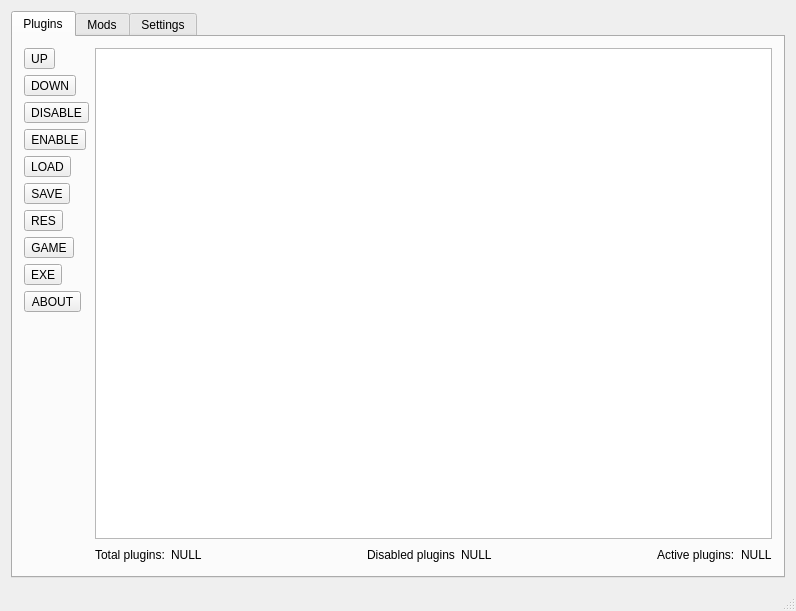
<?xml version="1.0" encoding="UTF-8"?>
<ui version="4.0">
 <class>EternalModManagerClass</class>
 <widget class="QMainWindow" name="EternalModManagerClass">
  <property name="geometry">
   <rect>
    <x>0</x>
    <y>0</y>
    <width>796</width>
    <height>611</height>
   </rect>
  </property>
  <property name="windowTitle">
   <string>Eternal mod manager</string>
  </property>
  <widget class="QWidget" name="centralWidget">
   <layout class="QGridLayout" name="gridLayout">
    <item row="0" column="0">
     <widget class="QTabWidget" name="mainTabWidget">
      <property name="font">
       <font>
        <family>Yu Gothic UI</family>
        <pointsize>9</pointsize>
       </font>
      </property>
      <property name="currentIndex">
       <number>0</number>
      </property>
      <widget class="QWidget" name="pluginsTab">
       <attribute name="title">
        <string>Plugins</string>
       </attribute>
       <layout class="QGridLayout" name="gridLayout_2">
        <item row="1" column="3">
         <layout class="QHBoxLayout" name="horizontalLayout_7">
          <item>
           <widget class="QLabel" name="disabledPluginsLabel">
            <property name="text">
             <string>Disabled plugins</string>
            </property>
           </widget>
          </item>
          <item>
           <widget class="QLabel" name="disabledPluginsAmountLabel">
            <property name="text">
             <string>NULL</string>
            </property>
           </widget>
          </item>
         </layout>
        </item>
        <item row="1" column="1">
         <layout class="QHBoxLayout" name="horizontalLayout">
          <item>
           <widget class="QLabel" name="totalPluginsLabel">
            <property name="text">
             <string>Total plugins:</string>
            </property>
           </widget>
          </item>
          <item>
           <widget class="QLabel" name="pluginsAmountLabel">
            <property name="text">
             <string>NULL</string>
            </property>
           </widget>
          </item>
         </layout>
        </item>
        <item row="0" column="1" colspan="5">
         <widget class="QListWidget" name="pluginListWidget">
          <property name="font">
           <font>
            <family>Yu Gothic UI</family>
           </font>
          </property>
         </widget>
        </item>
        <item row="1" column="4">
         <spacer name="horizontalSpacer">
          <property name="orientation">
           <enum>Qt::Horizontal</enum>
          </property>
          <property name="sizeHint" stdset="0">
           <size>
            <width>40</width>
            <height>20</height>
           </size>
          </property>
         </spacer>
        </item>
        <item row="1" column="5">
         <layout class="QHBoxLayout" name="horizontalLayout_2">
          <item>
           <widget class="QLabel" name="activePluginsLabel">
            <property name="text">
             <string>Active plugins:</string>
            </property>
           </widget>
          </item>
          <item>
           <widget class="QLabel" name="activePlguinsAmountLabel">
            <property name="text">
             <string>NULL</string>
            </property>
           </widget>
          </item>
         </layout>
        </item>
        <item row="0" column="0">
         <layout class="QVBoxLayout" name="verticalLayout">
          <item>
           <widget class="QToolButton" name="movingPluginUpToolButton">
            <property name="text">
             <string>UP</string>
            </property>
           </widget>
          </item>
          <item>
           <widget class="QToolButton" name="movingPluginDownToolButton">
            <property name="text">
             <string>DOWN</string>
            </property>
           </widget>
          </item>
          <item>
           <widget class="QToolButton" name="disablingAllPluginsToolButton">
            <property name="text">
             <string>DISABLE</string>
            </property>
           </widget>
          </item>
          <item>
           <widget class="QToolButton" name="inclusionAllPluginsToolButton">
            <property name="text">
             <string>ENABLE</string>
            </property>
           </widget>
          </item>
          <item>
           <widget class="QToolButton" name="uploadFileDownloadOrderTtoolButton">
            <property name="text">
             <string>LOAD</string>
            </property>
           </widget>
          </item>
          <item>
           <widget class="QToolButton" name="saveLoadingOrderFileToolButton">
            <property name="text">
             <string>SAVE</string>
            </property>
           </widget>
          </item>
          <item>
           <widget class="QToolButton" name="rescanGameToolButton">
            <property name="text">
             <string>RES</string>
            </property>
           </widget>
          </item>
          <item>
           <widget class="QToolButton" name="gameSelectToolButton">
            <property name="text">
             <string>GAME</string>
            </property>
           </widget>
          </item>
          <item>
           <widget class="QToolButton" name="gameRunToolButton">
            <property name="text">
             <string>EXE</string>
            </property>
           </widget>
          </item>
          <item>
           <widget class="QToolButton" name="aboutToolButton">
            <property name="text">
             <string>ABOUT</string>
            </property>
           </widget>
          </item>
          <item>
           <spacer name="verticalSpacer_2">
            <property name="orientation">
             <enum>Qt::Vertical</enum>
            </property>
            <property name="sizeHint" stdset="0">
             <size>
              <width>20</width>
              <height>40</height>
             </size>
            </property>
           </spacer>
          </item>
         </layout>
        </item>
        <item row="1" column="2">
         <spacer name="horizontalSpacer_4">
          <property name="orientation">
           <enum>Qt::Horizontal</enum>
          </property>
          <property name="sizeHint" stdset="0">
           <size>
            <width>40</width>
            <height>20</height>
           </size>
          </property>
         </spacer>
        </item>
       </layout>
      </widget>
      <widget class="QWidget" name="modsTab">
       <attribute name="title">
        <string>Mods</string>
       </attribute>
       <layout class="QGridLayout" name="gridLayout_3">
        <item row="1" column="1">
         <layout class="QHBoxLayout" name="horizontalLayout_3">
          <item>
           <widget class="QLabel" name="totalModsLabel">
            <property name="text">
             <string>Total mods:</string>
            </property>
           </widget>
          </item>
          <item>
           <widget class="QLabel" name="totalModsAmountLabel">
            <property name="text">
             <string>NULL</string>
            </property>
           </widget>
          </item>
         </layout>
        </item>
        <item row="1" column="3">
         <layout class="QHBoxLayout" name="horizontalLayout_4">
          <item>
           <widget class="QLabel" name="installedModsLabel">
            <property name="text">
             <string>Installed mods:</string>
            </property>
           </widget>
          </item>
          <item>
           <widget class="QLabel" name="installedModsAmountLabel">
            <property name="text">
             <string>NULL</string>
            </property>
           </widget>
          </item>
         </layout>
        </item>
        <item row="1" column="2">
         <spacer name="horizontalSpacer_2">
          <property name="orientation">
           <enum>Qt::Horizontal</enum>
          </property>
          <property name="sizeHint" stdset="0">
           <size>
            <width>40</width>
            <height>20</height>
           </size>
          </property>
         </spacer>
        </item>
        <item row="1" column="5">
         <layout class="QHBoxLayout" name="horizontalLayout_5">
          <item>
           <widget class="QLabel" name="disabledModsLabel">
            <property name="text">
             <string>Disabled mods:</string>
            </property>
           </widget>
          </item>
          <item>
           <widget class="QLabel" name="disabledModsAmountLabel">
            <property name="text">
             <string>NULL</string>
            </property>
           </widget>
          </item>
         </layout>
        </item>
        <item row="0" column="0" rowspan="2">
         <layout class="QVBoxLayout" name="verticalLayout_2">
          <item>
           <widget class="QToolButton" name="addingpluginToolButton">
            <property name="text">
             <string>ADD</string>
            </property>
           </widget>
          </item>
          <item>
           <spacer name="verticalSpacer">
            <property name="orientation">
             <enum>Qt::Vertical</enum>
            </property>
            <property name="sizeHint" stdset="0">
             <size>
              <width>20</width>
              <height>40</height>
             </size>
            </property>
           </spacer>
          </item>
         </layout>
        </item>
        <item row="0" column="1" colspan="5">
         <widget class="QListWidget" name="modsListWidget">
          <property name="font">
           <font>
            <family>Yu Gothic UI</family>
           </font>
          </property>
         </widget>
        </item>
        <item row="1" column="4">
         <spacer name="horizontalSpacer_3">
          <property name="orientation">
           <enum>Qt::Horizontal</enum>
          </property>
          <property name="sizeHint" stdset="0">
           <size>
            <width>40</width>
            <height>20</height>
           </size>
          </property>
         </spacer>
        </item>
       </layout>
      </widget>
      <widget class="QWidget" name="settingsTab">
       <attribute name="title">
        <string>Settings</string>
       </attribute>
       <layout class="QGridLayout" name="gridLayout_8">
        <item row="0" column="0">
         <widget class="QGroupBox" name="selectLanugageGroupBox">
          <property name="title">
           <string>Lanugage</string>
          </property>
          <layout class="QGridLayout" name="gridLayout_4">
           <item row="0" column="0">
            <widget class="QComboBox" name="selectLanugageComboBox">
             <item>
              <property name="text">
               <string>English</string>
              </property>
             </item>
             <item>
              <property name="text">
               <string>Russian</string>
              </property>
             </item>
            </widget>
           </item>
          </layout>
         </widget>
        </item>
        <item row="0" column="1">
         <widget class="QGroupBox" name="launchTypeGroupBox">
          <property name="title">
           <string>Launch type</string>
          </property>
          <layout class="QGridLayout" name="gridLayout_5">
           <item row="0" column="0">
            <widget class="QComboBox" name="selectLaunchTypeComboBox">
             <item>
              <property name="text">
               <string>Launcher</string>
              </property>
             </item>
             <item>
              <property name="text">
               <string>EXE</string>
              </property>
             </item>
             <item>
              <property name="text">
               <string>SKSE</string>
              </property>
             </item>
            </widget>
           </item>
          </layout>
         </widget>
        </item>
        <item row="0" column="2">
         <widget class="QGroupBox" name="themeGroupBox">
          <property name="title">
           <string>Theme</string>
          </property>
          <layout class="QGridLayout" name="gridLayout_6">
           <item row="0" column="0">
            <widget class="QComboBox" name="themeComboBox">
             <item>
              <property name="text">
               <string>Default</string>
              </property>
             </item>
             <item>
              <property name="text">
               <string>Dark</string>
              </property>
             </item>
            </widget>
           </item>
          </layout>
         </widget>
        </item>
        <item row="0" column="3">
         <widget class="QGroupBox" name="generalGroupBox">
          <property name="title">
           <string>General</string>
          </property>
          <layout class="QGridLayout" name="gridLayout_7">
           <item row="0" column="0">
            <widget class="QCheckBox" name="closeProgramAfterLaunchGameCheckBox">
             <property name="text">
              <string>Close program after launch game</string>
             </property>
            </widget>
           </item>
          </layout>
         </widget>
        </item>
        <item row="0" column="4">
         <spacer name="horizontalSpacer_6">
          <property name="orientation">
           <enum>Qt::Horizontal</enum>
          </property>
          <property name="sizeHint" stdset="0">
           <size>
            <width>40</width>
            <height>20</height>
           </size>
          </property>
         </spacer>
        </item>
        <item row="1" column="2">
         <spacer name="verticalSpacer_3">
          <property name="orientation">
           <enum>Qt::Vertical</enum>
          </property>
          <property name="sizeHint" stdset="0">
           <size>
            <width>20</width>
            <height>40</height>
           </size>
          </property>
         </spacer>
        </item>
        <item row="2" column="3" colspan="2">
         <layout class="QHBoxLayout" name="horizontalLayout_6">
          <item>
           <spacer name="horizontalSpacer_5">
            <property name="orientation">
             <enum>Qt::Horizontal</enum>
            </property>
            <property name="sizeHint" stdset="0">
             <size>
              <width>40</width>
              <height>20</height>
             </size>
            </property>
           </spacer>
          </item>
          <item>
           <widget class="QPushButton" name="applySettingsPushButton">
            <property name="text">
             <string>Apply</string>
            </property>
           </widget>
          </item>
          <item>
           <widget class="QPushButton" name="defaultSettingsPushButton">
            <property name="text">
             <string>Default</string>
            </property>
           </widget>
          </item>
         </layout>
        </item>
       </layout>
      </widget>
     </widget>
    </item>
   </layout>
  </widget>
  <widget class="QMenuBar" name="menuBar">
   <property name="geometry">
    <rect>
     <x>0</x>
     <y>0</y>
     <width>796</width>
     <height>21</height>
    </rect>
   </property>
  </widget>
  <widget class="QStatusBar" name="statusBar"/>
 </widget>
 <layoutdefault spacing="6" margin="11"/>
 <resources>
  <include location="EternalModManager.qrc"/>
 </resources>
 <connections/>
</ui>
